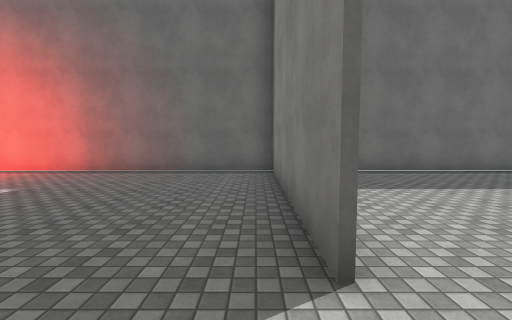
View 1 (above)

21 first-person views from a walk through a 3-D level made in the Unity game engine. The camera is 1.5 m above the floor, tilts 4° down and sees 90° across. The floor is counted in squares, 2 m on a side. Each view is taken from the middle of a square. On the plan, view 1 faces up. The plan holds only what a view shows up to about 9 squares ahead; the rest is blank. The place goes on beyond the plan. Some surface patterns are stand-ins.

View 2
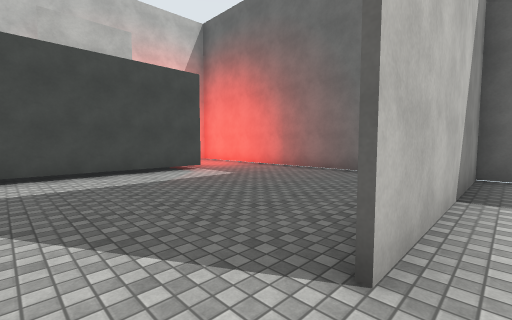

View 3
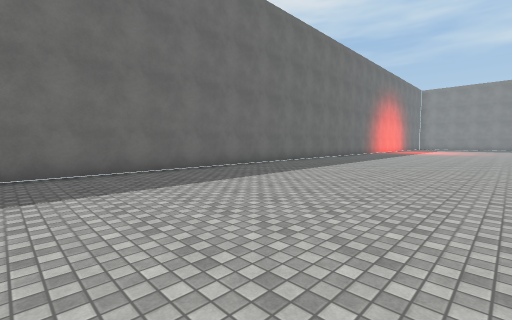

View 4
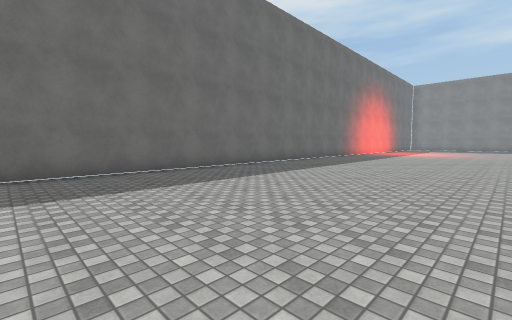

View 5
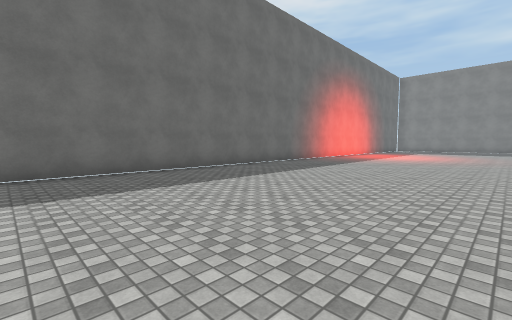

View 6
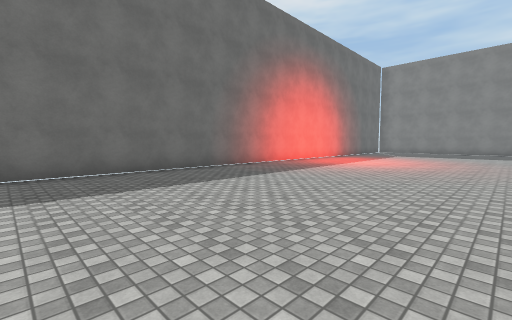

View 7
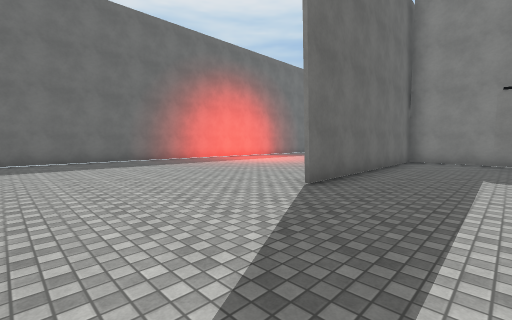

View 8
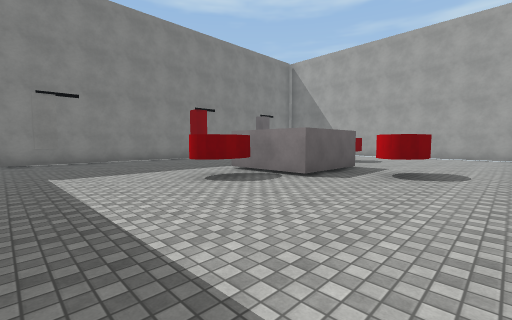

View 9
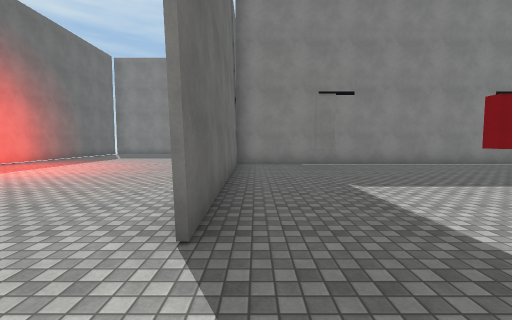

View 10
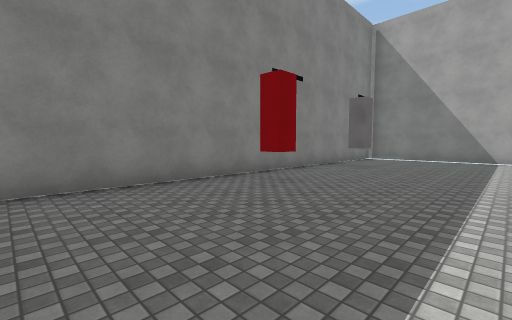

View 11
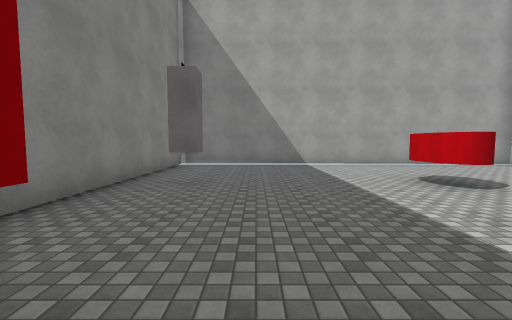

View 12
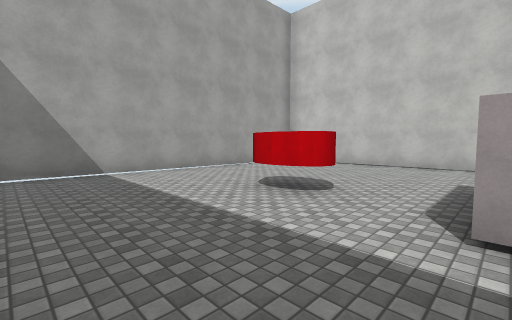

View 13
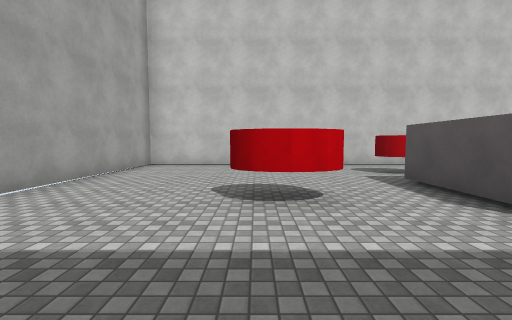

View 14
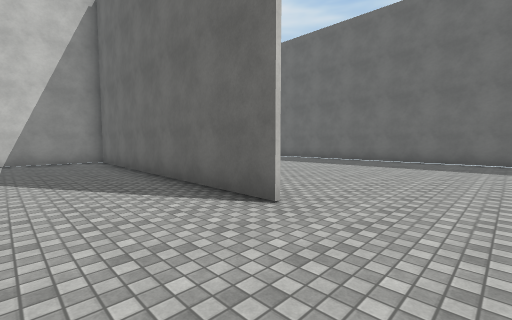

View 15
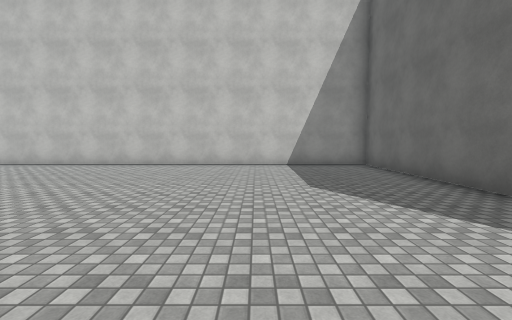

View 16
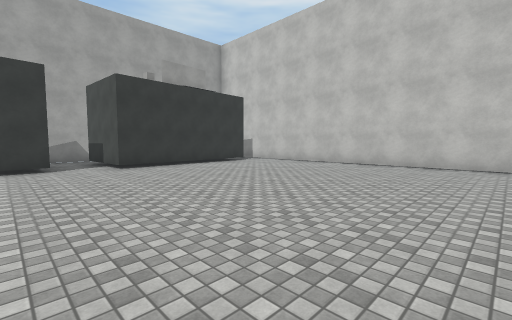

View 17
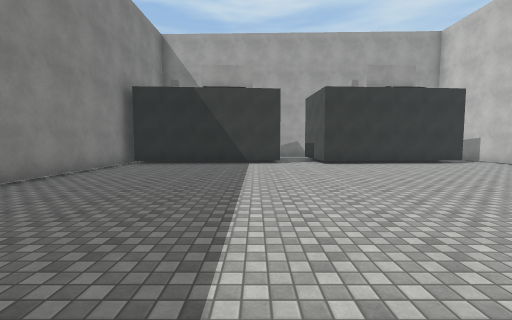

View 18
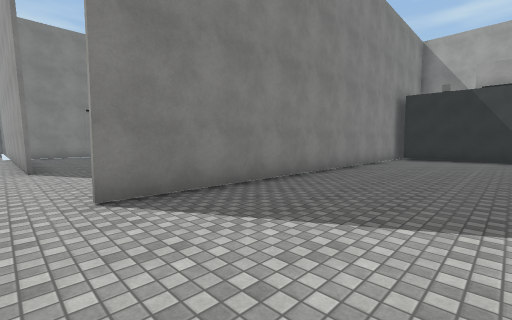

View 19
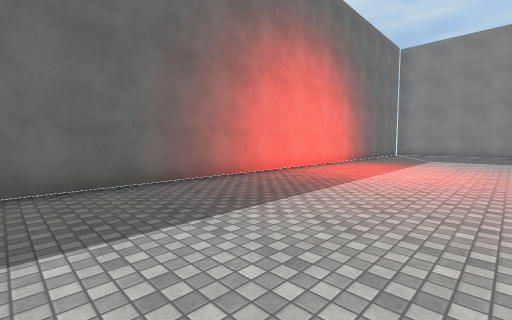

View 20
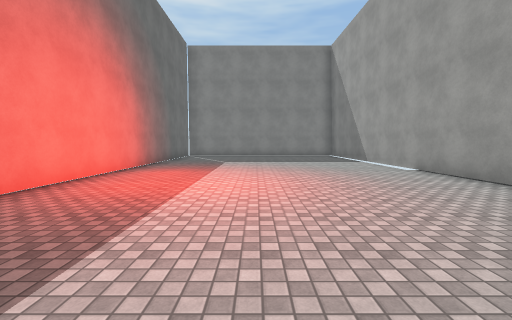

View 21
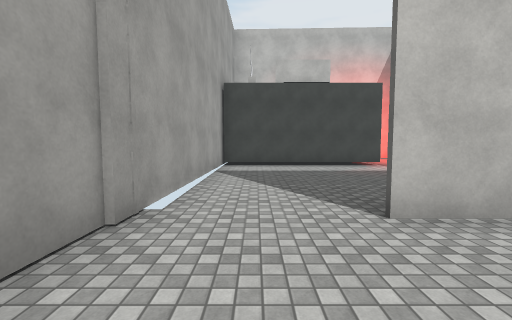

### Floor plan
Points are (right, up) in squares from view 1. A wall is a line through its corners. A room is listed if a view was taken in it or the views show most of it. See-through windows are left out.
Room 1 (view 1)
walls: (-5.2, 4) (-5.2, -1); (0.4, 1.2) (0.4, 6.5); (0.1, 6.5) (-6.6, 6.5); (-5.7, -1.2) (0.6, -1.4)
ways out: opening at (0, 0.5) to room 2
Room 2 (views 2, 3, 4, 5, 6, 7, 8, 9, 10, 11, 12, 13, 14, 15, 16, 17, 18, 19, 20, 21)
walls: (17.8, -1.4) (27.1, -1.2); (13.6, -8.9) (13.6, -16.5) (24.5, -16.7) (24.5, -1.4) (17.8, -1.5); (9, -1.6) (0.4, -1.4); (19.2, -10.2) (17.2, -10.2) (17.2, -7.7) (19.5, -7.7); (13.5, -13) (13.5, -1.8); (8.1, -13) (13.2, -12.7); (0.6, -1.4) (1.8, -1.4); (0.5, -1.1) (0.5, -12.6); (2, -13) (6.7, -12.7) (6.9, -15.2); (27, 6.6) (0.1, 6.5); (0.5, 6.5) (0.5, 1.2)
ways out: opening at (0, 0.5) to room 1; opening at (1, -13)
objects: grey block (23, -13); red block (23, -9); other object (23, -4)

Positions as (right, up) in squares from view 1, and headings:
1: (0, 0), facing up
2: (1, 0), facing up-left
3: (2, 0), facing up-right
4: (5, 0), facing up-right
5: (9, 0), facing up-right
6: (13, 0), facing up-right
7: (14, -4), facing up-right
8: (14, -3), facing down-right
9: (16, -2), facing right
10: (20, -5), facing down-right
11: (22, -8), facing down
12: (22, -10), facing down-left
13: (22, -13), facing left
14: (11, -4), facing up-left
15: (9, -5), facing left
16: (9, -5), facing down-left
17: (9, -4), facing down
18: (10, -1), facing down-right
19: (16, 2), facing up-right
20: (18, 3), facing right
21: (3, 0), facing left
